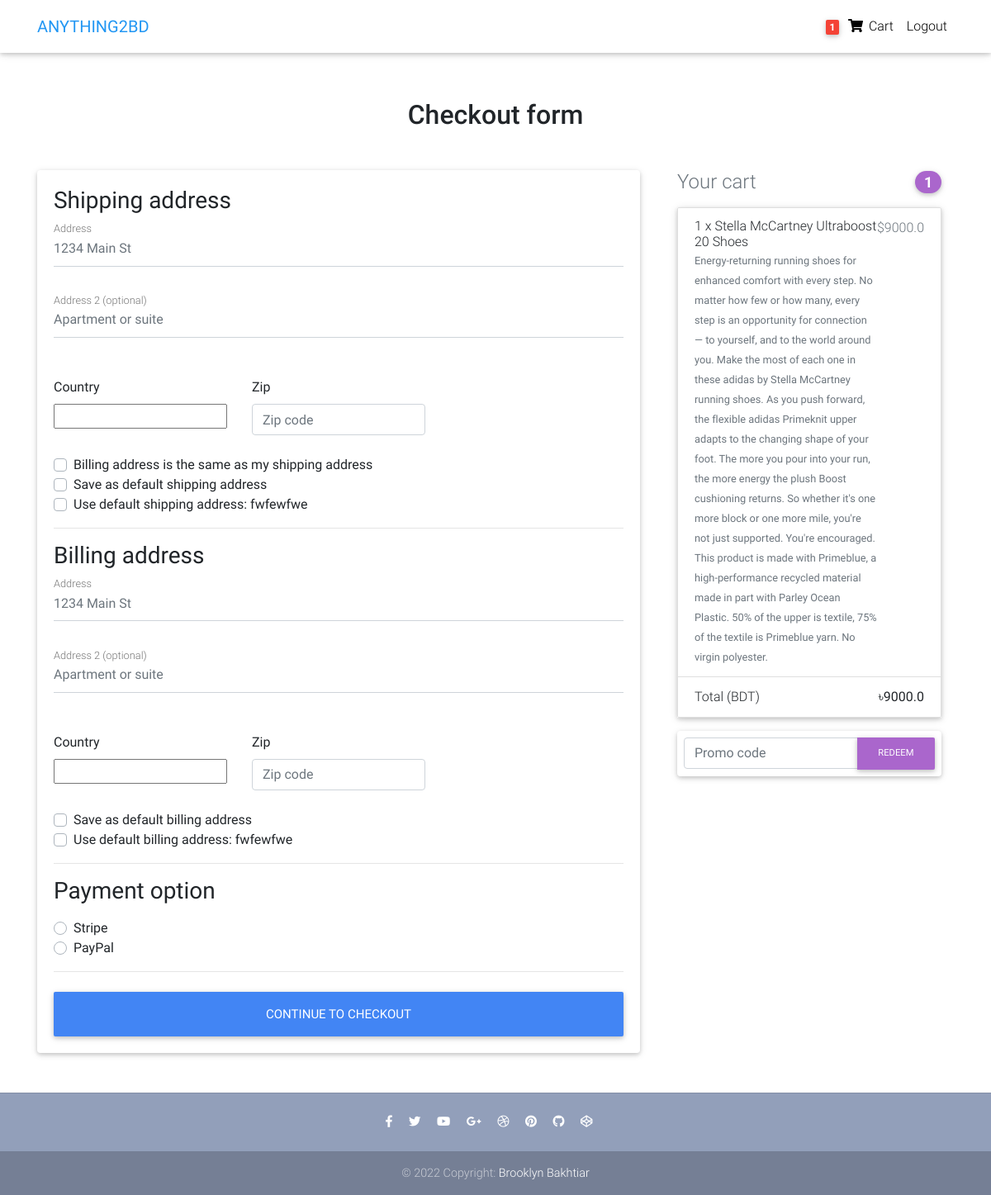
Screenshot of /checkout/ (signed in) with the database file from the repository.
### core/models.py (models this page shows, shortened)
class Order(models.Model):
    user = models.ForeignKey(settings.AUTH_USER_MODEL,
                             on_delete=models.CASCADE)
    ref_code = models.CharField(max_length=20, blank=True, null=True)
    items = models.ManyToManyField(OrderItem)
    start_date = models.DateTimeField(auto_now_add=True)
    ordered_date = models.DateTimeField()
    ordered = models.BooleanField(default=False)
    shipping_address = models.ForeignKey(
        'Address', related_name='shipping_address', on_delete=models.SET_NULL, blank=True, null=True)
    billing_address = models.ForeignKey(
        'Address', related_name='billing_address', on_delete=models.SET_NULL, blank=True, null=True)
    payment = models.ForeignKey(
        'Payment', on_delete=models.SET_NULL, blank=True, null=True)
    coupon = models.ForeignKey(
        'Coupon', on_delete=models.SET_NULL, blank=True, null=True)
    being_delivered = models.BooleanField(default=False)
    received = models.BooleanField(default=False)
    refund_requested = models.BooleanField(default=False)
    refund_granted = models.BooleanField(default=False)
    '''
    1. Item added to cart
    2. Adding a billing address
    (Failed checkout)
    3. Payment
    (Preprocessing, processing, packaging etc.)
    4. Being delivered
    5. Received
    6. Refunds
    '''
    def get_total(self):
        total = 0
        for order_item in self.items.all():
            total += order_item.get_final_price()
        if self.coupon:
            total -= self.coupon.amount
        return total

class Address(models.Model):
    user = models.ForeignKey(settings.AUTH_USER_MODEL,
                             on_delete=models.CASCADE)
    street_address = models.CharField(max_length=100)
    apartment_address = models.CharField(max_length=100)
    country = CountryField(multiple=False)
    zip = models.CharField(max_length=100)
    address_type = models.CharField(max_length=1, choices=ADDRESS_CHOICES)
    default = models.BooleanField(default=False)
    class Meta:
        verbose_name_plural = 'Addresses'

class OrderItem(models.Model):
    user = models.ForeignKey(settings.AUTH_USER_MODEL,
                             on_delete=models.CASCADE)
    ordered = models.BooleanField(default=False)
    item = models.ForeignKey(Item, on_delete=models.CASCADE)
    quantity = models.IntegerField(default=1)
    def get_total_discount_item_price(self):
        return self.quantity * self.item.discount_price
    def get_final_price(self):
        if self.item.discount_price:
            return self.get_total_discount_item_price()
        return self.get_total_item_price()

class Item(models.Model):
    title = models.CharField(max_length=100)
    price = models.FloatField()
    discount_price = models.FloatField(blank=True, null=True)
    category = models.CharField(choices=CATEGORY_CHOICES, max_length=2)
    brand = models.CharField(choices=BRAND_CHOICES, max_length=3)
    label = models.CharField(choices=LABEL_CHOICES, max_length=1)
    slug = models.SlugField()
    description = models.TextField()
    image = models.ImageField()
    image = models.ImageField()

### core/views.py (the view, shortened to what this page needs)
# urls.py: path('checkout/', CheckoutView.as_view(), name='checkout'),
class CheckoutView(View):
    def get(self, *args, **kwargs):
        try:
            order = Order.objects.get(user=self.request.user, ordered=False)
            form = CheckoutForm()
            context = {
                'form': form,
                'couponform': CouponForm(),
                'order': order,
                'DISPLAY_COUPON_FORM': True
            }
            shipping_address_qs = Address.objects.filter(
                user=self.request.user,
                address_type='S',
                default=True
            )
            if shipping_address_qs.exists():
                context.update(
                    {'default_shipping_address': shipping_address_qs[0]})
            billing_address_qs = Address.objects.filter(
                user=self.request.user,
                address_type='B',
                default=True
            )
            if billing_address_qs.exists():
                context.update(
                    {'default_billing_address': billing_address_qs[0]})
            return render(self.request, "checkout.html", context)
        except ObjectDoesNotExist:
            messages.info(self.request, "You do not have an active order")
            return redirect("core:checkout")

### core/forms.py
class CheckoutForm(forms.Form):
    shipping_address = forms.CharField(required=False)
    shipping_address2 = forms.CharField(required=False)
    shipping_country = CountryField(blank_label='(select country)').formfield(
        required=False,
        widget=CountrySelectWidget(attrs={
            'class': 'custom-select d-block w-100',
        }))
    shipping_zip = forms.CharField(required=False)
    billing_address = forms.CharField(required=False)
    billing_address2 = forms.CharField(required=False)
    billing_country = CountryField(blank_label='(select country)').formfield(
        required=False,
        widget=CountrySelectWidget(attrs={
            'class': 'custom-select d-block w-100',
        }))
    billing_zip = forms.CharField(required=False)
    same_billing_address = forms.BooleanField(required=False)
    set_default_shipping = forms.BooleanField(required=False)
    use_default_shipping = forms.BooleanField(required=False)
    set_default_billing = forms.BooleanField(required=False)
    use_default_billing = forms.BooleanField(required=False)
    payment_option = forms.ChoiceField(
        widget=forms.RadioSelect, choices=PAYMENT_CHOICES)

class CouponForm(forms.Form):
    code = forms.CharField(widget=forms.TextInput(attrs={
        'class': 'form-control',
        'placeholder': 'Promo code',
        'aria-label': 'Recipient\'s username',
        'aria-describedby': 'basic-addon2'
    }))

### core/templatetags/cart_template_tags.py (called while the page is built)
@register.filter
def cart_item_count(user):
    if user.is_authenticated:
        qs = Order.objects.filter(user=user, ordered=False)
        if qs.exists():
            return qs[0].items.count()
    return 0

### templates/checkout.html (shortened to what this page needs)
{% extends "base.html" %}
{% load crispy_forms_tags %}
{% block content %}
  <main >
    <div class="container wow fadeIn">
      <h2 class="my-5 h2 text-center">Checkout form</h2>
      <div class="row">
        <div class="col-md-8 mb-4">
          <div class="card">
            <form method="POST" class="card-body">
              <h3>Shipping address</h3>
              <div class='hideable_shipping_form'>
                <div class="md-form mb-5">
                  <input type='text' placeholder='1234 Main St' id='shipping_address' name='shipping_address' class='form-control' />
                  <label for="shipping_address" class="">Address</label>
                </div>
                <div class="md-form mb-5">
                  <input type='text' placeholder='Apartment or suite' id='shipping_address2' name='shipping_address2' class='form-control' />
                  <label for="shipping_address2" class="">Address 2 (optional)</label>
                </div>
                <div class="row">
                  <div class="col-lg-4 col-md-12 mb-4">
                    <label for="country">Country</label>
                    {{ form.shipping_country }}
                  </div>
                  <div class="col-lg-4 col-md-6 mb-4">
                    <label for="shipping_zip">Zip</label>
                    <input type='text' placeholder='Zip code' id='shipping_zip' name='shipping_zip' class='form-control' />
                  </div>
                </div>
                <div class="custom-control custom-checkbox">
                  <label class="custom-control-label" for="same_billing_address">Billing address is the same as my shipping address</label>
                </div>
                <div class="custom-control custom-checkbox">
                  <label class="custom-control-label" for="set_default_shipping">Save as default shipping address</label>
                </div>
              </div>
              {% if default_shipping_address %}
              <div class="custom-control custom-checkbox">
                <label class="custom-control-label" for="use_default_shipping">Use default shipping address: {{ default_shipping_address.street_address|truncatechars:10 }}</label>
              </div>
              {% endif %}
              <hr>
              <h3>Billing address</h3>
              <div class='hideable_billing_form'>
                <div class="md-form mb-5">
                  <input type='text' placeholder='1234 Main St' id='billing_address' name='billing_address' class='form-control' />
                  <label for="billing_address" class="">Address</label>
                </div>
                <div class="md-form mb-5">
                  <input type='text' placeholder='Apartment or suite' id='billing_address2' name='billing_address2' class='form-control' />
                  <label for="billing_address2" class="">Address 2 (optional)</label>
                </div>
                <div class="row">
                  <div class="col-lg-4 col-md-12 mb-4">
                    <label for="country">Country</label>
                    {{ form.billing_country }}
                  </div>
                  <div class="col-lg-4 col-md-6 mb-4">
                    <label for="billing_zip">Zip</label>
                    <input type='text' placeholder='Zip code' id='billing_zip' name='billing_zip' class='form-control' />
                  </div>
                </div>
                <div class="custom-control custom-checkbox">
                  <label class="custom-control-label" for="set_default_billing">Save as default billing address</label>
                </div>
              </div>
              {% if default_billing_address %}
              <div class="custom-control custom-checkbox">
                <label class="custom-control-label" for="use_default_billing">Use default billing address: {{ default_billing_address.street_address|truncatechars:10 }}</label>
              </div>
              {% endif %}
              <hr>
              <h3>Payment option</h3>
              <div class="d-block my-3">
                {% for value, name in form.fields.payment_option.choices %}
                <div class="custom-control custom-radio">
                  <label class="custom-control-label" for="{{ name }}">{{ name }}</label>
                </div>
                {% endfor %}
              </div>
              <hr class="mb-4">
              <button class="btn btn-primary btn-lg btn-block" type="submit">Continue to checkout</button>
            </form>
          </div>
        </div>
        <div class="col-md-4 mb-4">
          {% include "order_snippet.html" %}
        </div>
      </div>
    </div>
  </main>
{% endblock content %}

### templates/navbar.html (shortened to what this page needs)
{% load cart_template_tags %}
<nav class="navbar fixed-top navbar-expand-lg navbar-light white scrolling-navbar">
    <div class="container">
      <a class="navbar-brand waves-effect" href="/">
        <strong class="blue-text">ANYTHING2BD<img src=""></strong>
      </a>
      <div class="collapse navbar-collapse" id="navbarSupportedContent">
        <ul class="navbar-nav nav-flex-icons">
          {% if request.user.is_authenticated %}
          <li class="nav-item">
            <a href="{% url 'core:order-summary' %}" class="nav-link waves-effect">
              <span class="badge red z-depth-1 mr-1"> {{ request.user|cart_item_count }} </span>
              <i class="fas fa-shopping-cart"></i>
              <span class="clearfix d-none d-sm-inline-block"> Cart </span>
            </a>
          </li>
          <li class="nav-item">
            <a class="nav-link waves-effect" href="{% url 'account_logout' %}">
              <span class="clearfix d-none d-sm-inline-block"> Logout </span>
            </a>
          </li>
          {% endif %}
        </ul>
      </div>
    </div>
  </nav>

### templates/order_snippet.html (shortened to what this page needs)
<div class="col-md-12 mb-4">
    <h4 class="d-flex justify-content-between align-items-center mb-3">
    <span class="text-muted">Your cart</span>
    <span class="badge badge-secondary badge-pill">{{ order.items.count }}</span>
    </h4>
    <ul class="list-group mb-3 z-depth-1">
    {% for order_item in order.items.all %}
    <li class="list-group-item d-flex justify-content-between lh-condensed">
        <div>
        <h6 class="my-0">{{ order_item.quantity }} x {{ order_item.item.title}}</h6>
        <small class="text-muted">{{ order_item.item.description}}</small>
        </div>
        <span class="text-muted">${{ order_item.get_final_price }}</span>
    </li>
    {% endfor %}
    <li class="list-group-item d-flex justify-content-between">
        <span>Total (BDT)</span>
        <strong>৳{{ order.get_total }}</strong>
    </li>
    </ul>
    {% if DISPLAY_COUPON_FORM %}
    <form class="card p-2" action="{% url 'core:add-coupon' %}" method="POST">
        <div class="input-group">
            {{ couponform.code }}
            <div class="input-group-append">
            <button class="btn btn-secondary btn-md waves-effect m-0" type="submit">Redeem</button>
            </div>
        </div>
    </form>
    {% endif %}
</div>

### templates/base.html (style rules this page uses)
html, body, header, .carousel { height: 60vh; }

### rows the page displays
Address: street_address "fwfewfwe"
Address: street_address "fwfewfwe"
Order: items.count "1", get_total "9000.0"
OrderItem: quantity "1", item "Stella McCartney Ultraboost 20 Shoes", item.description "Energy-returning running shoes for enhanced comfort with every step. No matter how few or how many, every step is an opportunity for connection — to yourself, and to the world around you. Make the most of each one in these adidas by Stella McCartney running shoes. As you push forward, the flexible adidas Primeknit upper adapts to the changing shape of your foot. The more you pour into your run, the more energy the plush Boost cushioning returns. So whether it's one more block or one more mile, you're not just supported. You're encouraged. This product is made with Primeblue, a high-performance recycled material made in part with Parley Ocean Plastic. 50% of the upper is textile, 75% of the…", get_final_price "9000.0"

### other values shown
{{ request.user|cart_item_count }} "1"
{{ name }} "Stripe" "PayPal"
